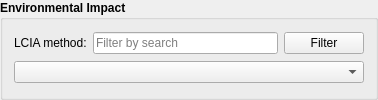
                 <widget class="QGroupBox" name="groupBox_16">
                  <property name="font">
                   <font>
                    <weight>75</weight>
                    <bold>true</bold>
                    <kerning>true</kerning>
                   </font>
                  </property>
                  <property name="title">
                   <string>Environmental Impact</string>
                  </property>
                  <layout class="QGridLayout" name="gridLayout_95">
                   <item row="0" column="0">
                    <widget class="QLabel" name="label_74">
                     <property name="font">
                      <font>
                       <weight>50</weight>
                       <bold>false</bold>
                       <kerning>true</kerning>
                      </font>
                     </property>
                     <property name="text">
                      <string>LCIA method:</string>
                     </property>
                    </widget>
                   </item>
                   <item row="1" column="0" colspan="3">
                    <widget class="QComboBox" name="Opt_method">
                     <property name="sizePolicy">
                      <sizepolicy hsizetype="Preferred" vsizetype="Fixed">
                       <horstretch>0</horstretch>
                       <verstretch>0</verstretch>
                      </sizepolicy>
                     </property>
                     <property name="minimumSize">
                      <size>
                       <width>350</width>
                       <height>0</height>
                      </size>
                     </property>
                     <property name="font">
                      <font>
                       <weight>50</weight>
                       <bold>false</bold>
                       <kerning>true</kerning>
                      </font>
                     </property>
                    </widget>
                   </item>
                   <item row="0" column="1">
                    <widget class="QLineEdit" name="Opt_Filter_keyword">
                     <property name="sizePolicy">
                      <sizepolicy hsizetype="Expanding" vsizetype="Preferred">
                       <horstretch>0</horstretch>
                       <verstretch>0</verstretch>
                      </sizepolicy>
                     </property>
                     <property name="font">
                      <font>
                       <weight>50</weight>
                       <bold>false</bold>
                       <kerning>true</kerning>
                      </font>
                     </property>
                     <property name="placeholderText">
                      <string>Filter by search</string>
                     </property>
                    </widget>
                   </item>
                   <item row="0" column="2">
                    <widget class="QPushButton" name="Opt_Filter_method">
                     <property name="sizePolicy">
                      <sizepolicy hsizetype="Preferred" vsizetype="Fixed">
                       <horstretch>0</horstretch>
                       <verstretch>0</verstretch>
                      </sizepolicy>
                     </property>
                     <property name="font">
                      <font>
                       <weight>50</weight>
                       <bold>false</bold>
                       <kerning>true</kerning>
                      </font>
                     </property>
                     <property name="text">
                      <string>Filter</string>
                     </property>
                     <property name="icon">
                      <iconset resource="PyWOLF_Resource.qrc">
                       <normaloff>:/ICONS/PySWOLF_ICONS/Filter.png</normaloff>:/ICONS/PySWOLF_ICONS/Filter.png</iconset>
                     </property>
                    </widget>
                   </item>
                  </layout>
                 </widget>
